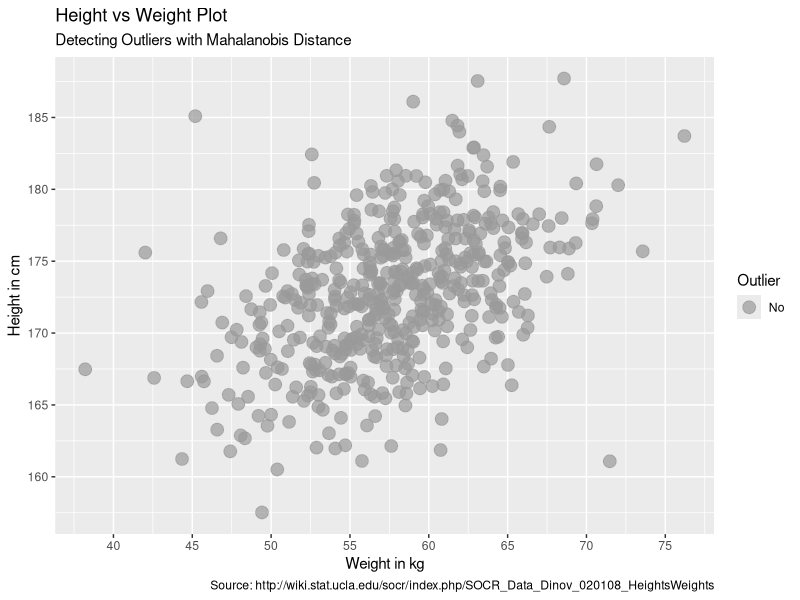
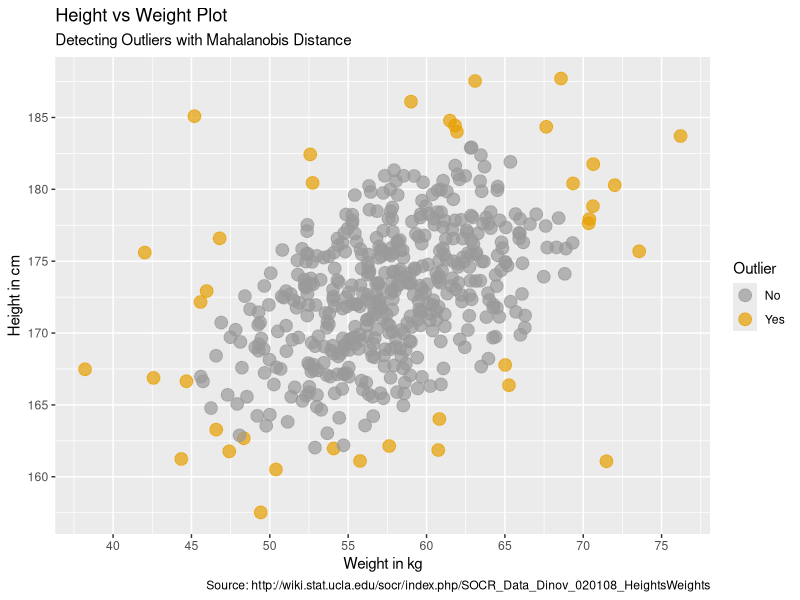

Here is the R script that generated these plots, in order:
library(ggplot2)
library(dplyr)

# Set color palette
cbPalette <- c("#999999","#E69F00", "#4288D5", "#009E73", "#F0E442", "#0072B2", "#D55E00", "#CC79A7")

df <- read.csv("data.csv")
m_dist <- mahalanobis(df, colMeans(df), cov(df))
df$m_dist <- m_dist
df$Outlier <- "No"
df$Outlier <- as.factor(df$Outlier)

ggplot(df, aes(x = weight, y = height, color = Outlier)) +
      geom_point(size = 4, alpha = 0.7) +
      labs(
            title = "Height vs Weight Plot",
            subtitle = "Detecting Outliers with Mahalanobis Distance",
            caption = "Source: http://wiki.stat.ucla.edu/socr/index.php/SOCR_Data_Dinov_020108_HeightsWeights"
      ) +
      xlab("Weight in kg") + ylab("Height in cm") +
      scale_x_continuous(breaks = seq(35, 80, 5)) +
      scale_y_continuous(breaks = seq(150, 200, 5)) +
      scale_colour_manual(values=cbPalette)

# Set Outlier Feature
thresh <- 5

df$Outlier <- "No"
df$Outlier[df$m_dist > thresh] <- "Yes"
df$Outlier <- as.factor(df$Outlier)

ggplot(df, aes(x = weight, y = height, color = Outlier)) +
      geom_point(size = 4, alpha = 0.7) +
      labs(
            title = "Height vs Weight Plot",
            subtitle = "Detecting Outliers with Mahalanobis Distance",
            caption = "Source: http://wiki.stat.ucla.edu/socr/index.php/SOCR_Data_Dinov_020108_HeightsWeights"
      ) +
      xlab("Weight in kg") + ylab("Height in cm") +
      scale_x_continuous(breaks = seq(35, 80, 5)) +
      scale_y_continuous(breaks = seq(150, 200, 5)) +
      scale_colour_manual(values=cbPalette)

dt <- df %>%
      filter(Outlier == "Yes") %>%
      select(height, weight, Outlier)

dt <- df %>%
      filter(Outlier == "Yes") %>%
      count(height)



class(dt)
